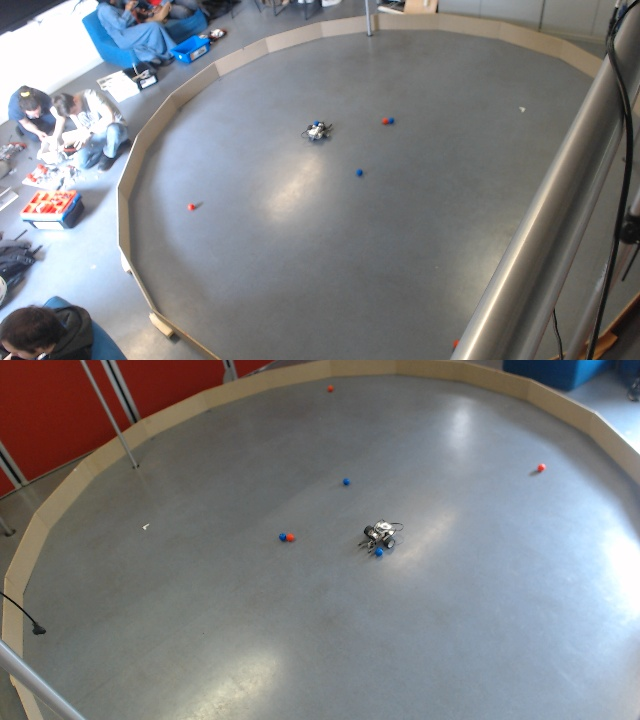
#> input picture RobotEV3/analyse_video/screen4.png, 640 x 720 px
$ python test.py
#> lines starting #> are read from the running program, lines starting #| are printed output that depends on the picture; after the words box and inside, x2 and y2 are one past the last pixel; in counts of white or black regions, pixels touching at a corner belong together
import cv2
import numpy as np

# Charger l'image (remplacer "image.jpg" par le chemin de votre screenshot)
img = cv2.imread("screen4.png")
#> img is the input picture: shape (720, 640, 3); mean B, G, R 130.5, 128.5, 127.3
if img is None:
    print("Erreur lors du chargement de l'image.")
    exit()

# Convertir l'image en espace HSV
hsv = cv2.cvtColor(img, cv2.COLOR_BGR2HSV)
#> hsv: shape (720, 640, 3); mean H, S, V 68.2, 37.1, 139.2

# --- Détection de la balle rouge ---
# Définir deux plages pour le rouge (car le rouge se trouve aux deux extrémités de la roue HSV)
lower_red1 = np.array([0, 100, 100])
upper_red1 = np.array([10, 255, 255])
lower_red2 = np.array([160, 100, 100])
upper_red2 = np.array([180, 255, 255])

mask_red1 = cv2.inRange(hsv, lower_red1, upper_red1)
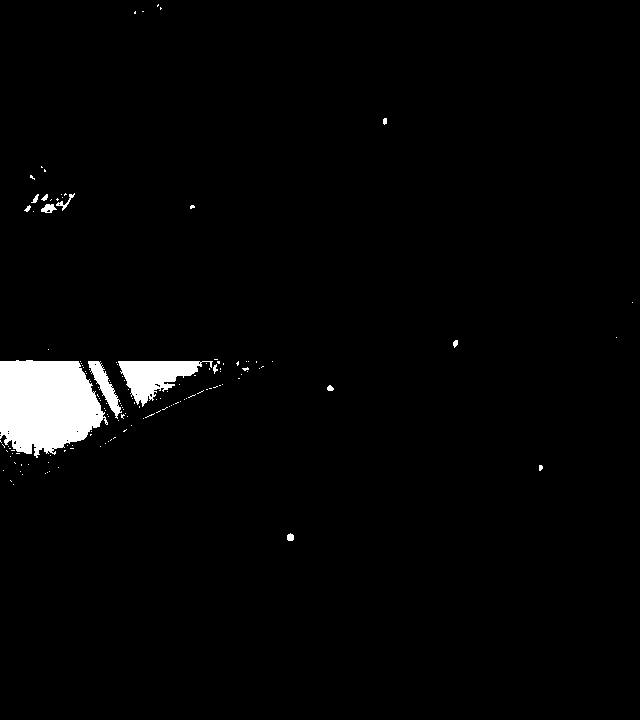
#> mask_red1: shape (720, 640); 2.5% white; 143 white regions (129 under 20 px), largest, box (x1, y1, x2, y2) and area: (0, 360, 108, 458) 7961, (118, 361, 213, 407) 2060, (88, 361, 122, 419) 640
mask_red2 = cv2.inRange(hsv, lower_red2, upper_red2)
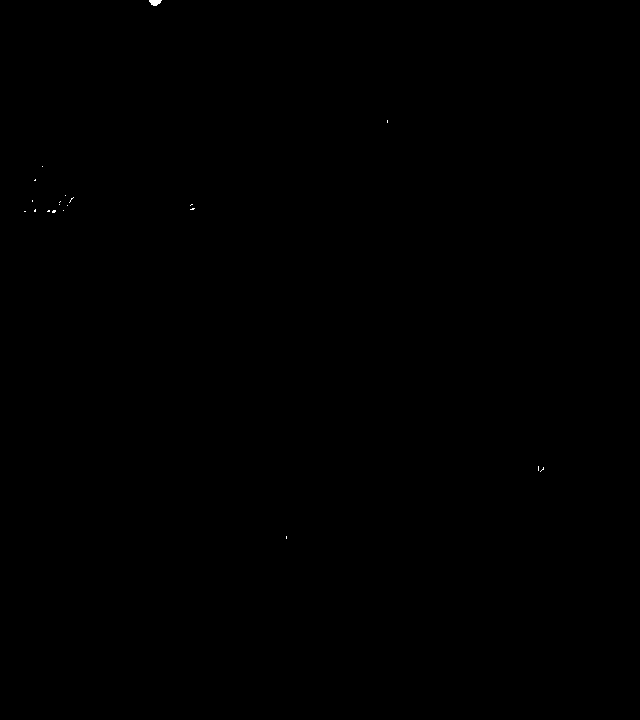
#> mask_red2: shape (720, 640); 0.03% white; 20 white regions (19 under 20 px), largest, box (x1, y1, x2, y2) and area: (149, 0, 162, 6) 56
mask_red = cv2.add(mask_red1, mask_red2)

# --- Détection de la balle bleue ---
lower_blue = np.array([100, 150, 0])
upper_blue = np.array([140, 255, 255])
mask_blue = cv2.inRange(hsv, lower_blue, upper_blue)
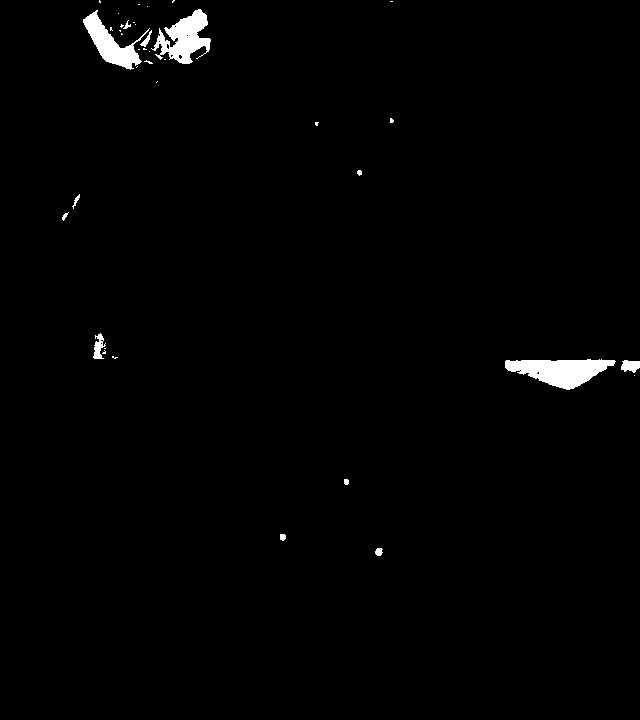
#> mask_blue: shape (720, 640); 1.3% white; 38 white regions (25 under 20 px)

# Paramètres pour filtrer les contours
min_area = 5
max_area = 50
min_circularity = 0.75

# Fonction pour traiter un masque et dessiner le point sur le centre de la balle
def detect_and_draw(mask, point_color):
#> called with point_color = (255, 0, 255)
    contours, _ = cv2.findContours(mask, cv2.RETR_EXTERNAL, cv2.CHAIN_APPROX_SIMPLE)
#> contours = 143 contours, 132 with area under 20; largest, box (x1, y1, x2, y2) and area: (0, 360, 108, 458) 7758, (118, 361, 213, 407) 1916, (88, 361, 122, 419) 560, (41, 204, 57, 213) 87, (56, 193, 75, 211) 60
    for cnt in contours:
        area = cv2.contourArea(cnt)
        if area > min_area and area < max_area:
            perimeter = cv2.arcLength(cnt, True)
            if perimeter > 0:
                circularity = 4 * np.pi * area / (perimeter * perimeter)
                if circularity >= min_circularity:
                    M = cv2.moments(cnt)
                    if M["m00"] != 0:
                        cx = int(M["m10"] / M["m00"])
                        cy = int(M["m01"] / M["m00"])
                        cv2.circle(img, (cx, cy), 5, point_color, -1)
#> this loop made 143 passes
#> (area, perimeter, circularity, cx, cy) on passes 1, 11, 79: (38, 23.31, 0.879, 289, 536), (22, 18.49, 0.809, 540, 467), (22.5, 17.9, 0.882, 329, 387)
#> (area, perimeter, circularity) on passes 121, 133, 143: (20, 18.49, 0.736), (23.5, 24.73, 0.483), (45, 31.31, 0.577)
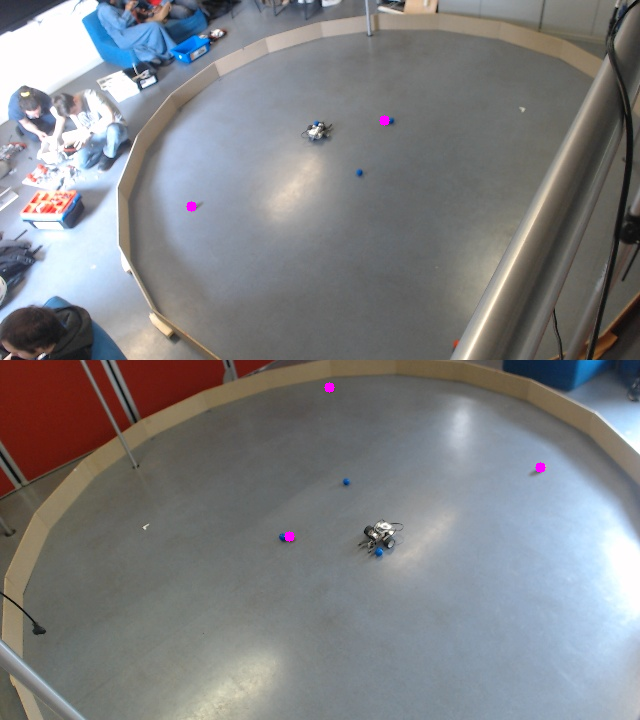
#> img: shape (720, 640, 3); 0.09% of pixels changed, all inside (x1, y1, x2, y2) = (186, 115, 546, 542)

# Détecter et marquer la balle rouge avec un point violet (BGR: (255, 0, 255))
detect_and_draw(mask_red, (255, 0, 255))

# Détecter et marquer la balle bleue avec un point jaune (BGR: (0, 255, 255))
detect_and_draw(mask_blue, (0, 255, 255))
#> call 2 of detect_and_draw, with point_color = (0, 255, 255)
#> in detect_and_draw (call 2), `contours, _ = cv2.findContours(mask, cv2.RETR_EXTERNAL, cv2.CHAIN_APPR..`: contours = 38 contours, 29 with area under 20; largest, box (x1, y1, x2, y2) and area: (505, 359, 616, 390) 1922, (151, 9, 211, 64) 1516, (83, 10, 150, 70) 1248, (621, 360, 640, 373) 156, (93, 333, 106, 359) 143
#> the loop in detect_and_draw (call 2), `for cnt in contours:` made 38 passes
#> (area, perimeter, circularity, cx, cy) on passes 1 to 2: (38.5, 24.73, 0.791, 378, 551), (26, 19.66, 0.846, 282, 536)
#> (area, perimeter, circularity) on passes 12, 24: (22.5, 35.21, 0.228), (46.5, 42.87, 0.318)
#> after the loop in detect_and_draw (call 2), `for cnt in contours:`:
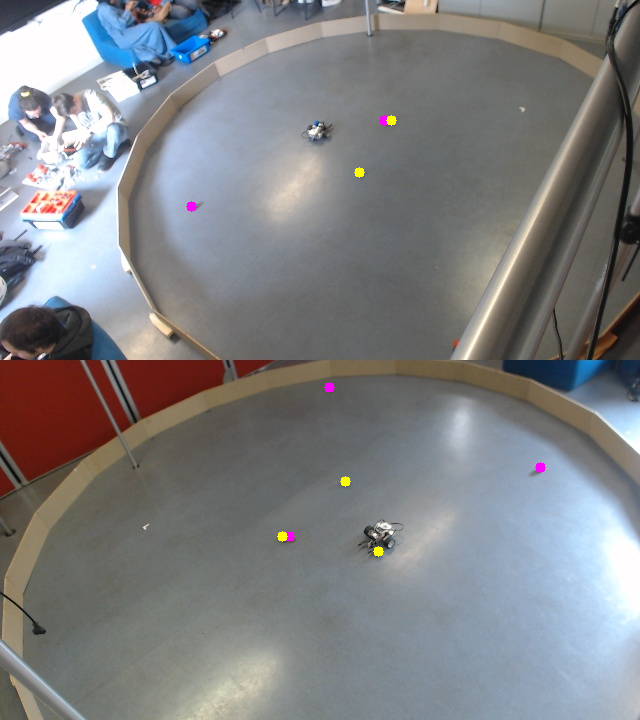
#> img: shape (720, 640, 3); 0.09% of pixels changed, all inside (x1, y1, x2, y2) = (277, 115, 397, 557)

# Afficher le résultat
cv2.imshow("Detection des balles", img)
cv2.waitKey(0)
cv2.destroyAllWindows()

$ run again, with RobotEV3/analyse_video/masque.png copied over RobotEV3/analyse_video/screen4.png
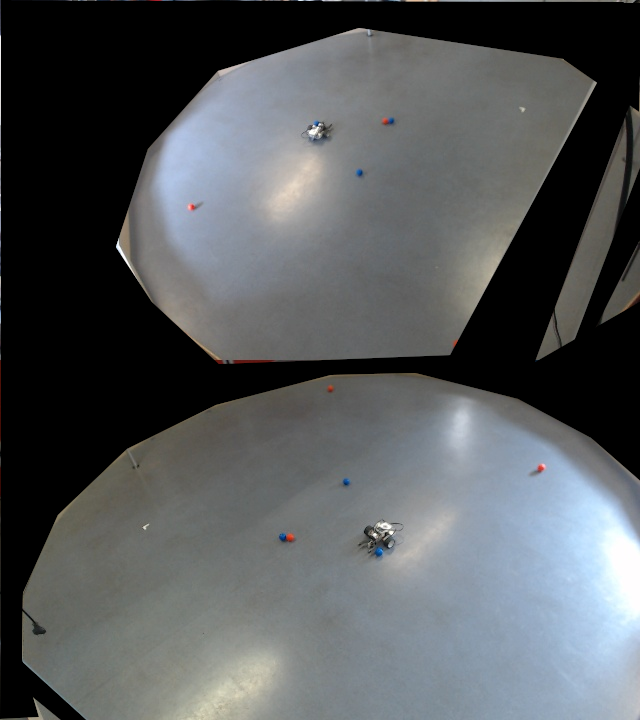
#> input picture RobotEV3/analyse_video/masque.png, 640 x 720 px
#> img is the input picture: shape (720, 640, 3); mean B, G, R 90.2, 88.2, 84.8
#> hsv: shape (720, 640, 3); mean H, S, V 49.3, 15.1, 92.3
#> mask_red1: shape (720, 640); 0.04% white; 13 white regions (9 under 20 px), largest, box (x1, y1, x2, y2) and area: (287, 533, 294, 541) 46, (327, 385, 334, 391) 31, (383, 118, 387, 125) 24, (539, 465, 543, 471) 20
#> mask_red2: shape (720, 640); 0.01% white in thin lines or dots, all inside (x1, y1, x2, y2) = (150, 0, 544, 539)
#> mask_red: shape (720, 640); 0.05% white; 14 white regions (9 under 20 px), largest, box (x1, y1, x2, y2) and area: (286, 533, 294, 541) 49, (327, 385, 334, 391) 31, (538, 465, 544, 472) 31, (383, 118, 388, 125) 27, (190, 204, 195, 210) 25
#> mask_blue: shape (720, 640); 0.04% white; 12 white regions (8 under 20 px)
#> contours = 14 contours, 11 with area under 20; largest, box (x1, y1, x2, y2) and area: (286, 533, 294, 541) 38, (327, 385, 334, 391) 22, (538, 465, 544, 472) 22
#> the loop in detect_and_draw, `for cnt in contours:` made 14 passes
#> (area, perimeter, circularity, cx, cy) on passes 1 to 3: (38, 23.31, 0.879, 289, 536), (22, 18.49, 0.809, 540, 467), (22.5, 17.9, 0.882, 329, 387)
#> after the loop in detect_and_draw, `for cnt in contours:`:
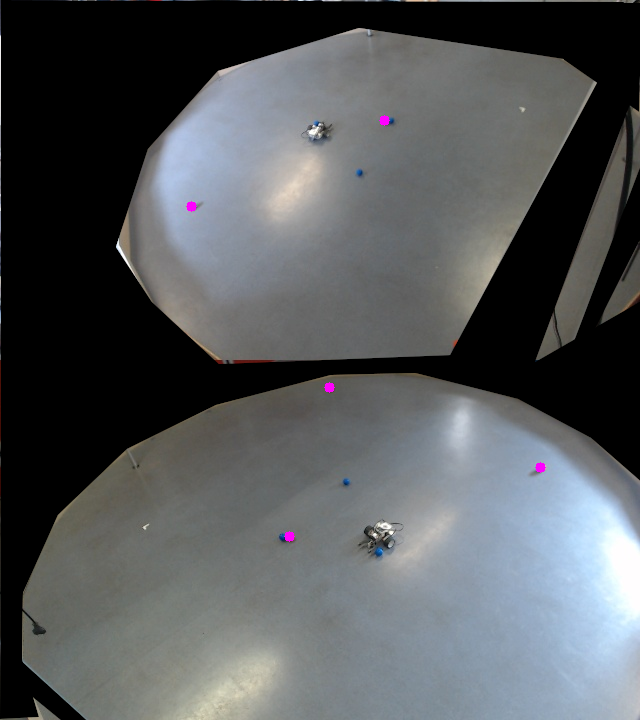
#> img: shape (720, 640, 3); 0.09% of pixels changed, all inside (x1, y1, x2, y2) = (186, 115, 546, 542)
#> contours = 12 contours, 10 with area under 20; largest, box (x1, y1, x2, y2) and area: (375, 548, 383, 556) 38, (280, 534, 286, 541) 26
#> the loop in detect_and_draw (call 2), `for cnt in contours:` made 12 passes
#> (area, perimeter, circularity, cx, cy) on passes 1 to 2: (38.5, 24.73, 0.791, 378, 551), (26, 19.66, 0.846, 282, 536)
#> after the loop in detect_and_draw (call 2), `for cnt in contours:`:
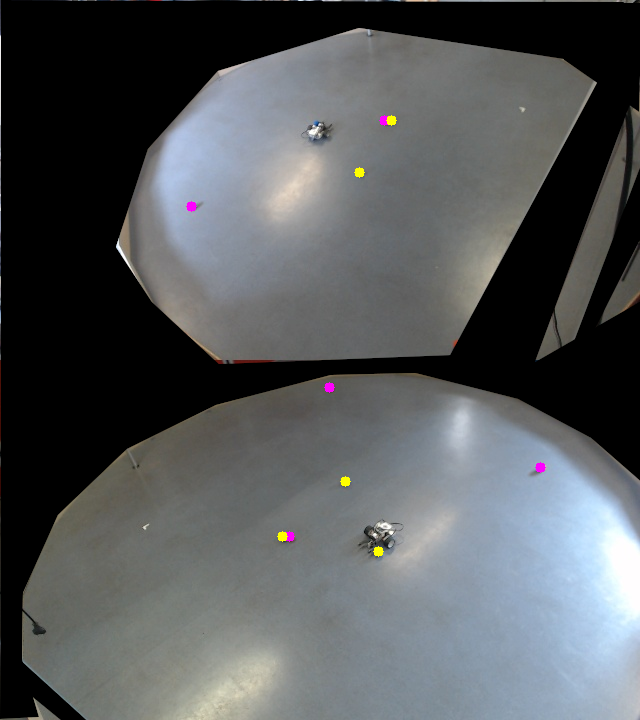
#> img: shape (720, 640, 3); 0.09% of pixels changed, all inside (x1, y1, x2, y2) = (277, 115, 397, 557)
